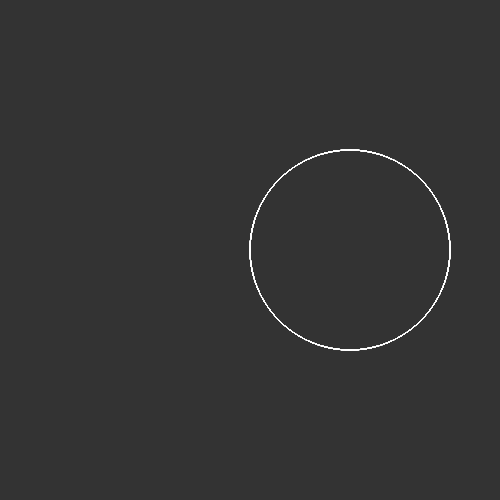
Frame 1 (no input)
Frame 60 (no input): identical to frame 1, image omitted
Frame 120 (the mouse pressed at the canvas centre since frame 60): identical to frame 1, image omitted

The p5.js sketch that drew this single still picture (run headless with seeded random() and noise() and a simulated clock; from frame 60 on, the mouse is pressed at the canvas centre):

// p5.js sketch
// ── sketch.js
var d = 8;
var n = 5;
var sliderD;
var sliderN;

function setup() {
  createCanvas(500, 500);
  sliderD = createSlider(1, 30, 15, 0.1);
  sliderN = createSlider(1, 30, 15, 0.1);
}

function draw() {
  d = sliderD.value();
  n = sliderN.value();
  var k = n / d;
  background(51);
  translate(width / 2, height / 2);

  beginShape();
  stroke(255);
  noFill();
  strokeWeight(1);
  for (var a = 0; a < TWO_PI * d; a += 0.02) {
    var r = 200 * cos(k * a);
    var x = r * cos(a);
    var y = r * sin(a);
    vertex(x, y);
  }
  endShape(CLOSE);
  
}
